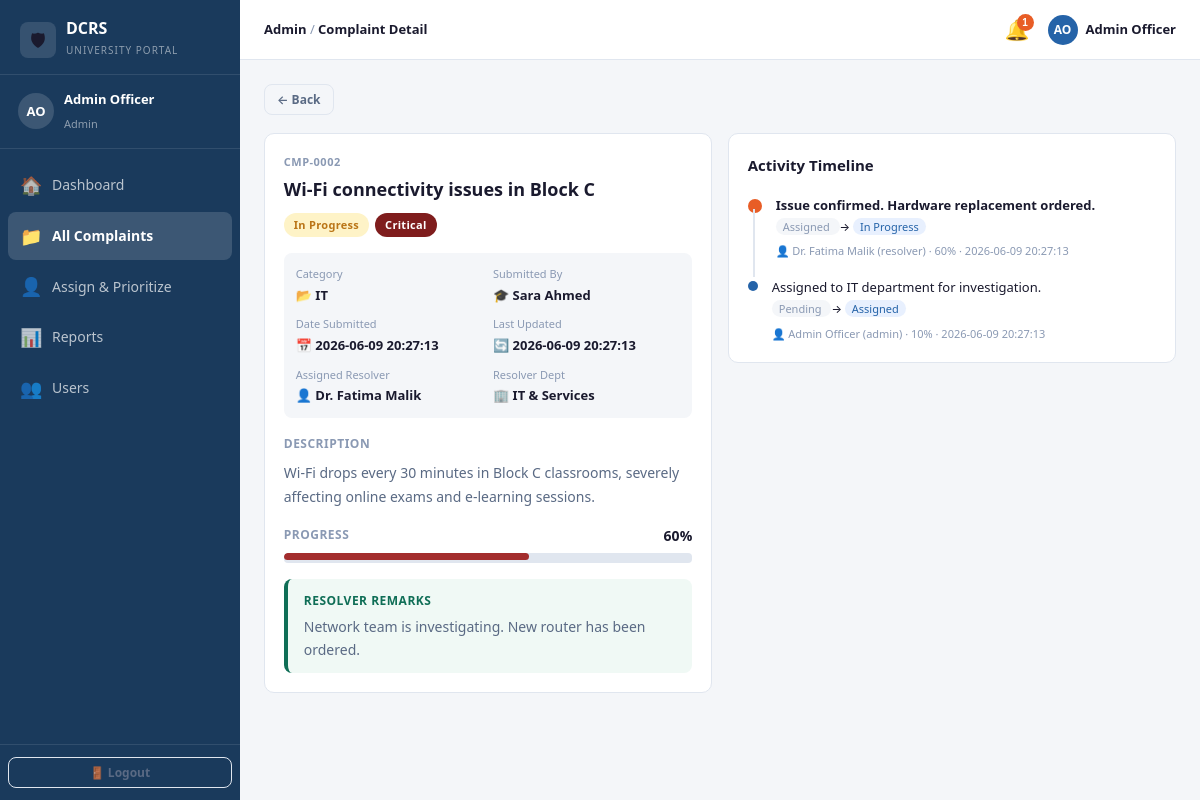
Screenshot of /pages/complaint_detail.php?id=2 (signed in) with the database file from the repository.
### tables this page shows
CREATE TABLE IF NOT EXISTS complaints (
  complaint_id   INT          NOT NULL AUTO_INCREMENT,
  complaint_code VARCHAR(20)  NOT NULL UNIQUE,    
  student_id     INT          NOT NULL,
  resolver_id    INT               DEFAULT NULL,
  assigned_by    INT               DEFAULT NULL,   
  title          VARCHAR(255) NOT NULL,
  description    TEXT         NOT NULL,
  category       ENUM('Academic','IT','Library','Cafeteria',
                      'Hostel','Transport','Finance','Other')
                              NOT NULL DEFAULT 'Other',
  priority       ENUM('Low','Medium','High','Critical')
                              NOT NULL DEFAULT 'Medium',
  status         ENUM('Pending','Assigned','In Progress',
                      'Resolved','Closed')
                              NOT NULL DEFAULT 'Pending',
  remarks        TEXT              DEFAULT NULL,
  progress       TINYINT UNSIGNED  NOT NULL DEFAULT 0
                              CHECK (progress BETWEEN 0 AND 100),
  created_at     DATETIME     NOT NULL DEFAULT CURRENT_TIMESTAMP,
  updated_at     DATETIME     NOT NULL DEFAULT CURRENT_TIMESTAMP
                              ON UPDATE CURRENT_TIMESTAMP,
  resolved_at    DATETIME          DEFAULT NULL,
  PRIMARY KEY (complaint_id),
  INDEX idx_student    (student_id),
  INDEX idx_resolver   (resolver_id),
  INDEX idx_status     (status),
  INDEX idx_priority   (priority),
  INDEX idx_category   (category),
  CONSTRAINT fk_complaint_student
    FOREIGN KEY (student_id)  REFERENCES users(user_id) ON DELETE CASCADE,
  CONSTRAINT fk_complaint_resolver
    FOREIGN KEY (resolver_id) REFERENCES users(user_id) ON DELETE SET NULL,
  CONSTRAINT fk_complaint_assigner
    FOREIGN KEY (assigned_by) REFERENCES users(user_id) ON DELETE SET NULL
);

CREATE TABLE IF NOT EXISTS users (
  user_id      INT          NOT NULL AUTO_INCREMENT,
  name         VARCHAR(100) NOT NULL,
  email        VARCHAR(150) NOT NULL UNIQUE,
  password     VARCHAR(255) NOT NULL,             
  role         ENUM('student','admin','resolver') NOT NULL DEFAULT 'student',
  department   VARCHAR(100)  DEFAULT NULL,
  phone        VARCHAR(20)   DEFAULT NULL,
  is_active    TINYINT(1)    NOT NULL DEFAULT 1,
  created_at   DATETIME      NOT NULL DEFAULT CURRENT_TIMESTAMP,
  updated_at   DATETIME      NOT NULL DEFAULT CURRENT_TIMESTAMP
                             ON UPDATE CURRENT_TIMESTAMP,
  PRIMARY KEY (user_id),
  INDEX idx_email (email),
  INDEX idx_role  (role)
);

CREATE TABLE IF NOT EXISTS progress_updates (
  update_id           INT          NOT NULL AUTO_INCREMENT,
  complaint_id        INT          NOT NULL,
  updated_by          INT          NOT NULL,
  update_text         TEXT         NOT NULL,
  progress_percentage TINYINT UNSIGNED NOT NULL DEFAULT 0
                      CHECK (progress_percentage BETWEEN 0 AND 100),
  old_status          VARCHAR(20)  DEFAULT NULL,
  new_status          VARCHAR(20)  DEFAULT NULL,
  created_at          DATETIME     NOT NULL DEFAULT CURRENT_TIMESTAMP,
  PRIMARY KEY (update_id),
  INDEX idx_complaint_updates (complaint_id),
  CONSTRAINT fk_update_complaint
    FOREIGN KEY (complaint_id) REFERENCES complaints(complaint_id) ON DELETE CASCADE,
  CONSTRAINT fk_update_user
    FOREIGN KEY (updated_by)   REFERENCES users(user_id)      ON DELETE CASCADE
);

### backend/config/session.php (called while the page is built, shortened)
<?php
class Session {
    public static function role(): ?string {
        return $_SESSION['role'] ?? null;
    }
}

### backend/config/db_connect.php (called while the page is built, shortened)
<?php
class DB {
    private static ?PDO $instance = null;
    public static function get(): PDO {
        if (self::$instance === null) {
            $dsn = sprintf(
                'mysql:host=%s;dbname=%s;charset=%s',
                DB_HOST, DB_NAME, DB_CHARSET
            );
            try {
                self::$instance = new PDO($dsn, DB_USER, DB_PASS, [
                    PDO::ATTR_ERRMODE            => PDO::ERRMODE_EXCEPTION,
                    PDO::ATTR_DEFAULT_FETCH_MODE => PDO::FETCH_ASSOC,
                    PDO::ATTR_EMULATE_PREPARES   => false,
                ]);
            } catch (PDOException $e) {
                http_response_code(500);
                die(json_encode([
                    'success' => false,
                    'message' => 'Database connection failed.'
                ]));
            }
        }
        return self::$instance;
    }
}

### backend/models/ComplaintModel.php (called while the page is built, shortened)
<?php
class ComplaintModel {
    private PDO $db;
    public function __construct() {
        $this->db = DB::get();
    }
    public function getById(int $id): ?array {
        $stmt = $this->db->prepare(
            "SELECT c.*,
                    s.name AS student_name, s.email AS student_email,
                    r.name AS resolver_name, r.department AS resolver_dept,
                    a.name AS assigned_by_name
             FROM complaints c
             JOIN users s ON s.user_id = c.student_id
             LEFT JOIN users r ON r.user_id = c.resolver_id
             LEFT JOIN users a ON a.user_id = c.assigned_by
             WHERE c.complaint_id = ?
             LIMIT 1"
        );
        $stmt->execute([$id]);
        $row = $stmt->fetch();
        return $row ?: null;
    }
    public function getTimeline(int $complaintId): array {
        $stmt = $this->db->prepare(
            "SELECT pu.*, u.name AS updated_by_name, u.role AS updater_role
             FROM progress_updates pu
             JOIN users u ON u.user_id = pu.updated_by
             WHERE pu.complaint_id = ?
             ORDER BY pu.created_at ASC"
        );
        $stmt->execute([$complaintId]);
        return $stmt->fetchAll();
    }
}

### pages/complaint_detail.php (the view, shortened to what this page needs)
<?php
require_once __DIR__ . '/../frontend/partials/layout.php';
$complaintModel = new ComplaintModel();
$complaintId    = (int)($_GET['id'] ?? 0);
$complaint = $complaintModel->getById($complaintId);
$role = Session::role();
$timeline = $complaintModel->getTimeline($complaintId);
$backUrl = match($role) {
    'admin'    => APP_URL . '/pages/admin/all_complaints.php',
    'resolver' => APP_URL . '/pages/resolver/assigned.php',
    default    => APP_URL . '/pages/student/my_complaints.php',
};
$barColor = match($complaint['priority']) {
    'Critical' => 'danger', 'High' => 'warning', 'Low' => 'success', default => 'primary'
};
?>
<div style="margin-bottom:18px;">
  <a href="<?= $backUrl ?>" class="btn btn-ghost btn-sm">← Back</a>
</div>
<div class="grid-2" style="align-items:flex-start;">
  <div>
    <div class="card" style="margin-bottom:14px;">
      <div style="display:flex;justify-content:space-between;align-items:flex-start;flex-wrap:wrap;gap:10px;margin-bottom:16px;">
        <div>
          <p style="margin:0;font-size:11px;color:var(--text-muted);font-weight:700;letter-spacing:0.5px;">
            <?= $complaint['complaint_code'] ?>
          </p>
          <h3 style="margin:4px 0 0;font-size:18px;font-weight:800;color:var(--text);">
            <?= clean($complaint['title']) ?>
          </h3>
        </div>
        <div style="display:flex;gap:6px;flex-wrap:wrap;">
          <?= statusBadge($complaint['status']) ?>
          <?= priorityBadge($complaint['priority']) ?>
        </div>
      </div>
      <div style="display:grid;grid-template-columns:1fr 1fr;gap:10px;margin-bottom:16px;
                  background:var(--bg);border-radius:8px;padding:12px;">
        <div>
          <p style="margin:0;font-size:11px;color:var(--text-muted);">Category</p>
          <p style="margin:2px 0 0;font-size:13px;font-weight:600;">📂 <?= $complaint['category'] ?></p>
        </div>
        <div>
          <p style="margin:0;font-size:11px;color:var(--text-muted);">Submitted By</p>
          <p style="margin:2px 0 0;font-size:13px;font-weight:600;">🎓 <?= clean($complaint['student_name']) ?></p>
        </div>
        <div>
          <p style="margin:0;font-size:11px;color:var(--text-muted);">Date Submitted</p>
          <p style="margin:2px 0 0;font-size:13px;font-weight:600;">📅 <?= $complaint['created_at'] ?></p>
        </div>
        <div>
          <p style="margin:0;font-size:11px;color:var(--text-muted);">Last Updated</p>
          <p style="margin:2px 0 0;font-size:13px;font-weight:600;">🔄 <?= $complaint['updated_at'] ?></p>
        </div>
        <?php if ($complaint['resolver_name']): ?>
          <div>
            <p style="margin:0;font-size:11px;color:var(--text-muted);">Assigned Resolver</p>
            <p style="margin:2px 0 0;font-size:13px;font-weight:600;">👤 <?= clean($complaint['resolver_name']) ?></p>
          </div>
          <div>
            <p style="margin:0;font-size:11px;color:var(--text-muted);">Resolver Dept</p>
            <p style="margin:2px 0 0;font-size:13px;font-weight:600;">🏢 <?= clean($complaint['resolver_dept'] ?? '—') ?></p>
          </div>
        <?php endif; ?>
      </div>
      <div style="margin-bottom:16px;">
        <p style="margin:0 0 8px;font-size:12px;font-weight:700;color:var(--text-muted);
                  text-transform:uppercase;letter-spacing:0.5px;">Description</p>
        <p style="margin:0;font-size:14px;color:var(--text-sec);line-height:1.7;">
          <?= nl2br(clean($complaint['description'])) ?>
        </p>
      </div>
      <div style="margin-bottom:16px;">
        <div style="display:flex;justify-content:space-between;margin-bottom:6px;">
          <p style="margin:0;font-size:12px;font-weight:700;color:var(--text-muted);
                    text-transform:uppercase;letter-spacing:0.5px;">Progress</p>
          <span style="font-size:14px;font-weight:800;color:var(--text);"><?= $complaint['progress'] ?>%</span>
        </div>
        <div class="progress" style="height:10px;">
          <div class="progress-bar bg-<?= $barColor ?>" style="width:<?= $complaint['progress'] ?>%;"></div>
        </div>
      </div>
      <?php if ($complaint['remarks']): ?>
        <div style="background:#f0f9f5;border-left:4px solid var(--success);
                    padding:12px 16px;border-radius:8px;">
          <p style="margin:0 0 6px;font-size:12px;font-weight:700;color:var(--success);
                    text-transform:uppercase;letter-spacing:0.5px;">Resolver Remarks</p>
          <p style="margin:0;font-size:14px;color:var(--text-sec);line-height:1.6;">
            <?= nl2br(clean($complaint['remarks'])) ?>
          </p>
        </div>
      <?php endif; ?>
    </div>
  </div>
  <div class="card">
    <h5 style="margin:0 0 18px;font-size:15px;font-weight:700;">Activity Timeline</h5>
    <?php if (empty($timeline)): ?>
      <p style="color:var(--text-muted);font-size:13px;">No activity recorded yet.</p>
    <?php else: ?>
      <ul class="timeline">
        <?php foreach (array_reverse($timeline) as $i => $t): ?>
          <li class="timeline-item">
            <div class="timeline-dot"
                 style="background:<?= $i === 0 ? 'var(--accent)' : 'var(--primary-light)' ?>;
                        width:<?= $i === 0 ? '14px' : '10px' ?>;
                        height:<?= $i === 0 ? '14px' : '10px' ?>;"></div>
            <div class="timeline-body">
              <p style="font-size:13px;<?= $i === 0 ? 'font-weight:700;' : '' ?>">
                <?= clean($t['update_text']) ?>
              </p>
              <?php if ($t['old_status'] && $t['new_status']): ?>
                <p style="margin:2px 0;font-size:11px;">
                  <span style="background:var(--bg);padding:1px 7px;border-radius:10px;color:var(--text-muted);">
                    <?= $t['old_status'] ?>
                  </span>
                  →
                  <span style="background:var(--primary-xlt);padding:1px 7px;border-radius:10px;color:var(--primary-light);">
                    <?= $t['new_status'] ?>
                  </span>
                </p>
              <?php endif; ?>
              <small style="color:var(--text-muted);">
                👤 <?= clean($t['updated_by_name']) ?>
                (<?= $t['updater_role'] ?>) ·
                <?= $t['progress_percentage'] ?>% ·
                <?= $t['created_at'] ?>
              </small>
            </div>
          </li>
        <?php endforeach; ?>
      </ul>
    <?php endif; ?>
  </div>
</div>

### backend/helpers/helpers.php (shortened to what this page needs)
<?php
function clean(mixed $data): string {
    return htmlspecialchars(strip_tags(trim((string)$data)), ENT_QUOTES, 'UTF-8');
}
function priorityBadge(string $priority): string {
    $map = [
        'Low'      => 'success',
        'Medium'   => 'warning',
        'High'     => 'danger',
        'Critical' => 'dark-red',
    ];
    $cls = $map[$priority] ?? 'secondary';
    return "<span class=\"badge badge-{$cls}\">{$priority}</span>";
}
function statusBadge(string $status): string {
    $map = [
        'Pending'     => 'secondary',
        'Assigned'    => 'primary',
        'In Progress' => 'warning',
        'Resolved'    => 'success',
        'Closed'      => 'dark',
    ];
    $cls = $map[$status] ?? 'secondary';
    return "<span class=\"badge badge-{$cls}\">{$status}</span>";
}

### frontend/css/style.css (style rules this page uses)
:root { --primary: #1a3a5c; --primary-light: #2563a8; --primary-xlt: #e8f0fe; --accent: #e85d26; --accent-light: #f97316; --success: #0f6e56; --success-light: #d1fae5; --warning: #ba7517; --warning-light: #fef3c7; --danger: #a32d2d; --danger-light: #fee2e2; --info: #0369a1; --bg: #f4f6f9; --surface: #ffffff; --border: #e0e6ef; --text: #1a1a2e; --text-sec: #5a6a84; --text-muted: #8a99b3; --sidebar-w: 240px; --header-h: 60px; --radius: 10px; --shadow: 0 4px 16px rgba(0,0,0,0.08); --shadow-lg: 0 8px 32px rgba(0,0,0,0.12); --transition: 0.2s ease; }
*, *::before, *::after { box-sizing: border-box; margin: 0; padding: 0; }
html { font-size: 15px; }
body { font-family: 'Segoe UI', system-ui, -apple-system, sans-serif; background: var(--bg); color: var(--text); line-height: 1.6; }
a { color: var(--primary-light); text-decoration: none; }
.card { background: var(--surface); border-radius: var(--radius); border: 1px solid var(--border); padding: 1.25rem; margin-bottom: 1rem; }
.badge { display: inline-block; padding: 3px 10px; border-radius: 20px; font-size: 11px; font-weight: 700; letter-spacing: 0.3px; white-space: nowrap; }
.badge-warning { background: var(--warning-light); color: var(--warning); }
.badge-dark-red { background: #7f1d1d; color: #fff; }
.btn { display: inline-flex; align-items: center; gap: 6px; padding: 8px 18px; border-radius: 8px; font-size: 13px; font-weight: 600; cursor: pointer; border: 1px solid transparent; transition: opacity var(--transition), box-shadow var(--transition); text-decoration: none; }
.btn-ghost { background: transparent; color: var(--text-sec); border-color: var(--border); }
.btn-sm { padding: 5px 12px; font-size: 12px; }
.progress { background: var(--border); border-radius: 4px; overflow: hidden; }
.progress-bar { height: 7px; border-radius: 4px; transition: width 0.4s ease; }
.bg-danger { background: var(--danger); }
.timeline { padding: 0; list-style: none; }
.timeline-item { display: flex; gap: 14px; padding-bottom: 16px; position: relative; }
.timeline-item:last-child { padding-bottom: 0; }
.timeline-dot { width: 12px; height: 12px; border-radius: 50%; background: var(--primary-light); flex-shrink: 0; margin-top: 4px; }
.timeline-item:not(:last-child)::before { content: ''; position: absolute; left: 5px; top: 14px; width: 2px; bottom: 0; background: var(--border); }
.timeline-body p { margin: 0; font-size: 13px; font-weight: 500; color: var(--text); }
.timeline-body small { font-size: 11px; color: var(--text-muted); }
.grid-2 { display: grid; grid-template-columns: 1fr 1fr; gap: 16px; }

### rows the page displays
complaints: complaint_code "CMP-0002", title "Wi-Fi connectivity issues in Block C", status "In Progress", priority "Critical", category "IT", student.name "Sara Ahmed", created_at "2026-06-09 20:27:13", updated_at "2026-06-09 20:27:13", resolver.name "Dr. Fatima Malik", resolver.department "IT & Services", description "Wi-Fi drops every 30 minutes in Block C classrooms, severely affecting online exams and e-learning sessions.", progress "60", remarks "Network team is investigating. New router has been ordered."
progress_updates: update_text "Issue confirmed. Hardware replacement ordered.", old_status "Assigned", new_status "In Progress", updated_by.name "Dr. Fatima Malik", updated_by.role "resolver", progress_percentage "60", created_at "2026-06-09 20:27:13"
progress_updates: update_text "Assigned to IT department for investigation.", old_status "Pending", new_status "Assigned", updated_by.name "Admin Officer", updated_by.role "admin", progress_percentage "10", created_at "2026-06-09 20:27:13"

### other values shown
$initials "AO"
$user "Admin Officer"
$role "Admin"
$item['icon'] "🏠"
$item['label'] "Dashboard"
$item['icon'] "📁"
$item['label'] "All Complaints"
$item['icon'] "👤"
$item['label'] "Assign & Prioritize"
$item['icon'] "📊"
$item['label'] "Reports"
$item['icon'] "👥"
$item['label'] "Users"
$pageTitle "Complaint Detail"
$unread "1"
